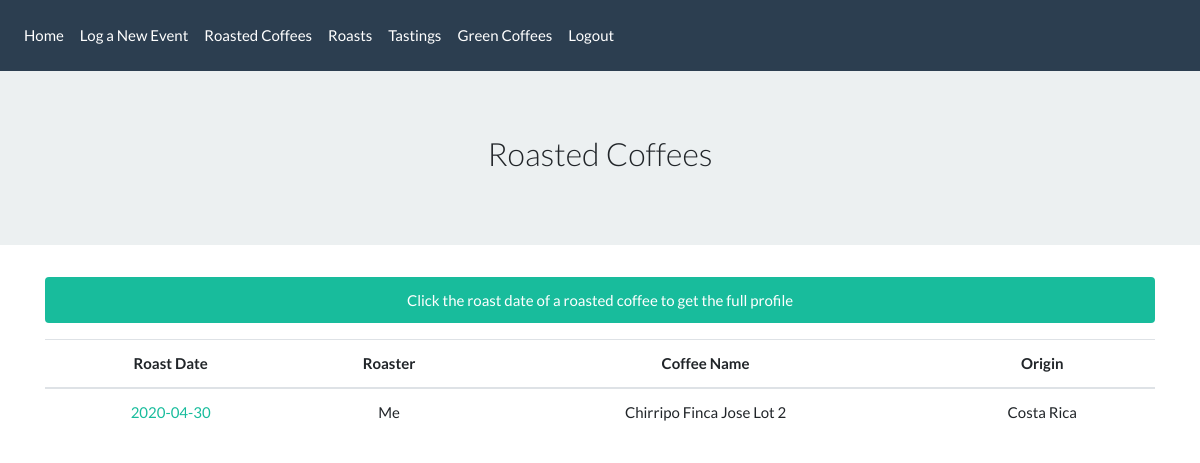
Page /roasted_coffees (signed in) on the committed database.
### app/models.py (models this page shows, shortened)
class RoastedCoffee(db.Model):
    id = db.Column(db.Integer, primary_key=True)
    roaster = db.Column(db.String(40))
    roast_date = db.Column(db.String(14))
    tasting_notes = db.Column(db.String(120))
    origin_country = db.Column(db.String(30))
    farm_information = db.Column(db.String(120))
    coffee_name = db.Column(db.String(80))
    roast_session_id = db.Column(db.Integer, db.ForeignKey("roast_session.id"))
    roast_session = db.relationship("RoastSession", backref="coffees")

### app/routes.py (the view)
@app.route('/roasted_coffees')
@login_required
def roasted_coffees():
    rc = RoastedCoffee.query.order_by(desc('roast_date')).all()
    return render_template('roasted_coffees.html', rc=rc)

### app/models.py (called while the page is built)
@login.user_loader
def load_user(id):
    return User.query.get(int(id))

### app/templates/roasted_coffees.html
{% extends "base.html" %}
{% block content %}
<div class='jumbotron jumbotron-fluid text-center'>
  <h3 class='font-weight-light'>Roasted Coffees</h3>
</div>
<div class="container">
  <div class='alert alert-success text-center'>
    Click the roast date of a roasted coffee to get the full profile
  </div>
  <table class="table">
    <thead>
      <tr>
        <th class='align-middle text-center' scope="col">Roast Date</th>
        <th class='align-middle text-center' scope="col">Roaster</th>
        <th class='align-middle text-center' scope="col">Coffee Name</th>
        <th class='align-middle text-center' scope="col">Origin</th>
      </tr>
    </thead>
    <tbody>
      {% for r in rc %}
       <tr>
         <td class='align-middle text-center'><a class='link' href="{{ url_for('rc_profile', id=r.id) }}">{{ r.roast_date }}</a></td>
         <td class='align-middle text-center'>{{ r.roaster  }}</td>
         <td class='align-middle text-center'>{{ r.coffee_name }}</td>
         <td class='align-middle text-center'>{{ r.origin_country }}</td>
        </tr>
      {% endfor %}
    </tbody>
  </table>
</div>
{% endblock %}

### rows in the picture
RoastedCoffee: roast_date "2020-04-30", roaster "Me", coffee_name "Chirripo Finca Jose Lot 2", origin_country "Costa Rica"
